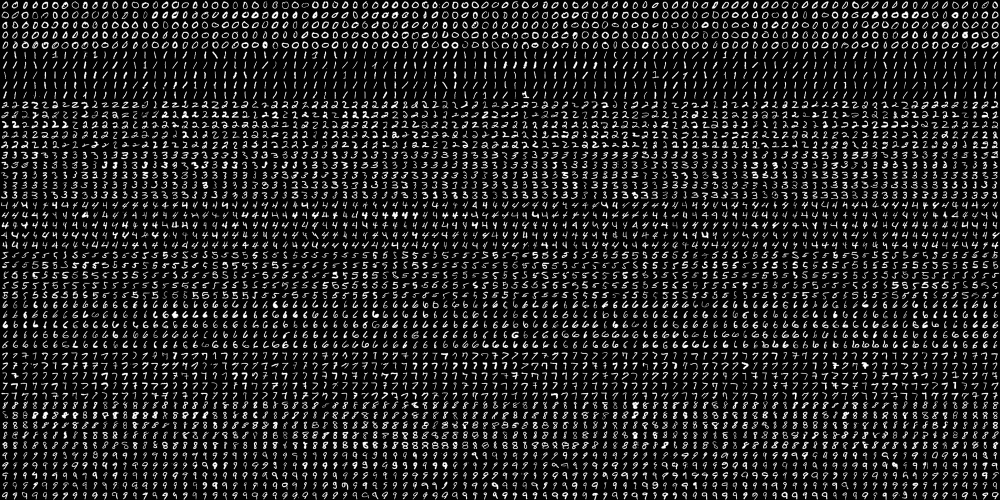
#> input picture inputs/digits.png, 2000 x 1000 px (shown at 1/2 size); the run also reads 1 picture not shown here
$ jupyter execute --allow-errors machine_learning.ipynb   (shell and % lines are left out)   (older library calls are emulated)
#> lines starting #> are read from the running program, lines starting #| are printed output that depends on the picture
# Machine learning
## k-Nearest Neighbor
### Theory
kNN is one of the simplest classification algorithms available for supervised learning. The idea is to search for the closest match of the test data in the feature space.
When considering new member to add to one of two or multiple classes, one simple method is to classify to the class to which its nearest neighbor belongs. This approach has a problem that other many neighbors labelled as another class are not considered. Therefore, k nearest families are checked.
Weighted kNN or modified kNN utilize weights to each neighbour depending on their distance.
### kNN in OpenCV

[cell 1]
import cv2
import numpy as np
import matplotlib.pyplot as plt

[cell 2]
# feature set containing (x, y) values of 25 known/training data
trainData = np.random.randint(0, 100, (25, 2)).astype(np.float32)

# label each one with numbers 0 and 1
responses = np.random.randint(0, 2, (25, 1)).astype(np.float32)

# take red neighbors (label 0) and plot them
red = trainData[responses.ravel() == 0]
plt.scatter(red[:, 0], red[:, 1], 80, 'r', '^')

# take blue neighbors (label 1) and plot them
blue = trainData[responses.ravel() == 1]
plt.scatter(blue[:, 0], blue[:, 1], 80, 'b', 's')

plt.show()
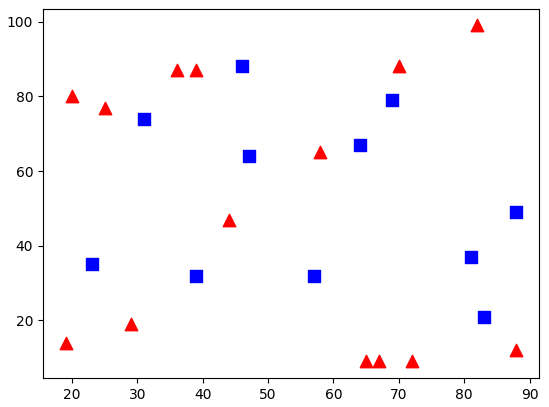
#> figure drawn by matplotlib, 1 panel

`cv2.ml.KNearest_create()` initiate the kNN algorithm. To train, `train(samples, layout, responses)` is used and `findNearest(samples, k)` returns result label, neighbors' label, and their distance.

[cell 3]
plt.scatter(red[:, 0], red[:, 1], 80, 'r', '^')
plt.scatter(blue[:, 0], blue[:, 1], 80, 'b', 's')

newcomer = np.random.randint(0, 100, (1, 2)).astype(np.float32)
plt.scatter(newcomer[:, 0], newcomer[:, 1], 80, 'g', 'o')

knn = cv2.ml.KNearest_create()
knn.train(trainData, cv2.ml.ROW_SAMPLE, responses)
ret, results, neighbors, dist = knn.findNearest(newcomer, 3)

print("result: {}".format(results))
print("neighbors: {}".format(neighbors))
print("distance: {}".format(dist))

plt.show()

### OCR of hand-written digits
OpenCV offers "digits.png" which has 5000 handwritten digits, each digit is a 20 x 20 image.

[cell 4]
img = cv2.imread('inputs/digits.png')
#> img is the input picture: shape (1000, 2000, 3); min 0, max 255, mean 33.8
gray = cv2.cvtColor(img, cv2.COLOR_BGR2GRAY)

# split the image to 5000 cells, each 20x20 size
cells = [np.hsplit(row, 100) for row in np.vsplit(gray, 50)]
#> cells = 50 items

# make it into a numpy array: its size will be (50, 100, 20, 20)
x = np.array(cells)

# prepare the training data and test data (Size = (2500, 400))
train = x[:, :50].reshape(-1, 400).astype(np.float32)
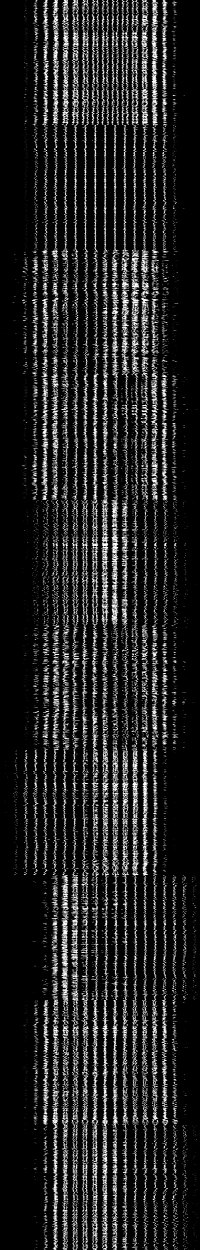
#> train: shape (2500, 400) float32 (shown at 1/2 size); min 0, max 255, mean 33.8
test = x[:, 50:100].reshape(-1, 400).astype(np.float32)
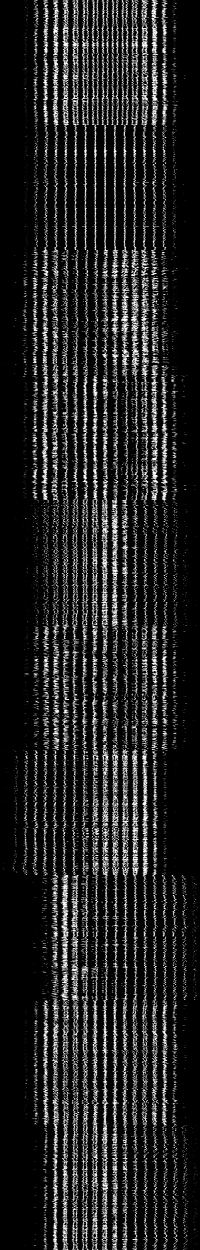
#> test: shape (2500, 400) float32 (shown at 1/2 size); min 0, max 255, mean 33.8

# create labels for train and test data
k = np.arange(10)
train_labels = np.repeat(k, 250)[:, np.newaxis]  # [[0], [0], [0], ..., [9], [9], [9]]
test_labels = train_labels.copy()

# initiate kNN, train it on the training data, then test it with the test data with k=1
knn = cv2.ml.KNearest_create()
knn.train(train, cv2.ml.ROW_SAMPLE, train_labels)
ret, result, neighbors, dist = knn.findNearest(test, k=5)
#> ret = 0; result = 2500 values, max 9 at index 452, min 0 at index 0, mean 4.47; neighbors = 2500 rows, first 6: [0, 0, 0, 0, 0], [0, 0, 0, 0, 0], [0, 0, 0, 0, 0], [0, 0, 5, 5, 5], [0, 0, 0, 0, 0], [0, 0, 0, 0, 0]; dist = 2500 rows, first 6: [361955, 598018, 606136, 608480, 610345], [790595, 959768, 1055851, 1065401, 1068785], [534520, 641045, 681043, 732508, 751514], [943748, 958162, 1052576, 1243297, 1249885], [796400, 841097, 878670, 896978, 960181], [396251, 671587, 715542, 749110, 751370]

# check the accuracy of classification
matches = result==test_labels
correct = np.count_nonzero(matches)
#> correct = 2294
accuracy = correct * 100.0 / result.size
#> accuracy = 91.76
print(accuracy)
#| 91.76

Application can be saved and read.

[cell 5]
# save the data
np.savez('knn_data.npz', train=train, train_labels=train_labels)

# load the data
with np.load('knn_data.npz') as data:
    print(data.files)
    train = data['train']
    train_labels=data['train_labels']

### OCR of the English alphabet
OpenCV comes with a data file "letter-recognition.data". In each row of the data, the first column is a letter which is label, and the next 16 numbers following it are the different features.

#> (a cell that did not finish here is left out)

## Support Vector Machines
### Theory
kNN measures its distance to all the training samples and take the one with minimum distance. It takes plenty of time to measure all the distances and plenty of memory. As another idea, the line which divides both the data to two regions can be found. The line is called "decision boundary".
Plenty of such lines are possible, and taking a farthest line will provide more immunity against noise. What SVM does is to find a straight line (or hyperplane) with largest minimum distance to the training samples.

So to find decision boundary, the ones which are close to the opposite group are sufficient. One data is represented by $w^Tx + b_0 > 1$ while the other data is represented by $w^Tx + b_0 < -1$ where $w$ is weight vector and $b_0$ is the bias. The line (hyperplane) is expressed as $w^Tx + b_0 = 0$. The minimum distance from support vector to the decision boundary is given by $d = \frac{1}{\|w\|}$. Therefore, following function $L(w, b_0)$ subject to $|w^Tx+b_0| \geq 1$ should be minimized.
$$
\underset{w, b_0}{min} L(w, b_0) = \frac{1}{2} \|w\|^2
$$

### Non-linearly separable data
Sometimes data can't be divided into two with a straight line. In these cases, it may be effective that data in lower-dimensional space convert to data in higher-dimentional space.
In addition to these concepts, the problem of misclassification errors should be considered. The new optimization problem is
$$
\underset{w, b_0}{min} L(w, b_0) =  \|w\|^2 + C\sum_i \xi_i　\mathrm{subject~to}~ t_i(w^Tx_i + b_0) \geq 1 - \xi_i \land \xi_i \geq 0~\forall i
$$
$\xi_i$ is the parameter which denotes the distance from its corresponding trainng sample to their correct decision region. the distance not misclassified is zero. The parameter C should be chosen depends on how the training data is distributed. Large values of C give solutions with less misclassification errors but a smaller margin. Small C gives the opposite.

### OCR of hand-written digits
Here, Histogram of Oriented Gradients (HOG) is used as feature vectors.
HOG is computed as:
1. take Sobel filter.
1. the maginude and direction of gradient are computed and quantized to 16 integer values.
1. Divide the image to 4 sub-squares. For each sub-square, calculate the histogram of directions (16 bins) weighted with their magnitude.
1. 16 x 4 = 64 values  are given as a feature vector.

[cell 7]
SZ = 20
bin_n = 16
affine_flags = cv2.WARP_INVERSE_MAP | cv2.INTER_LINEAR

def deskew(img):
    ''' before finding the HOG, deskew the image using its second order moments. '''
    moment = cv2.moments(img)
    if abs(moment['mu02']) < 1e-2:
        return img.copy()

    skew = moment['mu11'] / moment['mu02']
    matrix = np.float32([[1, skew, -0.5 * SZ * skew], [0, 1, 0]])
    img = cv2.warpAffine(img, matrix, (SZ, SZ), flags=affine_flags)
    return img

def hog(img):
    ''' find the HOG descriptor of each cell. '''
    gx = cv2.Sobel(img, cv2.CV_32F, 1, 0)
    gy = cv2.Sobel(img, cv2.CV_32F, 0, 1)
    mag, ang = cv2.cartToPolar(gx, gy)
    bins = np.int32(bin_n * ang / (2 * np.pi))  # quantizing binvalues in (0...16)
    bin_cells = bins[:10, :10], bins[10:, :10], bins[:10, 10:], bins[10:, 10:]
    mag_cells = mag[:10, :10], mag[10:, :10], mag[:10, 10:], mag[10:, 10:]
    hists = [np.bincount(b.ravel(), m.ravel(), bin_n) for b, m in zip(bin_cells, mag_cells)]
    hist = np.hstack(hists)  # hist is a 64 bit vector
    return hist

img = cv2.imread('inputs/digits.png', 0)

cells = [np.hsplit(row, 100) for row in np.vsplit(img, 50)]

# first half is trainData, remaining is testData
train_cells = [i[:50] for i in cells]
#> train_cells = 50 items
test_cells = [i[50:] for i in cells]
#> test_cells = 50 items

# training
deskewed = [list(map(deskew, row)) for row in train_cells]
#> in deskew, `moment = cv2.moments(img)`: moment = moments, m00 16057, centre m10/m00, m01/m00 = (9.95, 9.55)
#> in deskew, `skew = moment['mu11'] / moment['mu02']`: skew = -0.347
#> in deskew, `matrix = np.float32([[1, skew, -0.5 * SZ * skew], [0, 1, 0]])`: matrix = [[1, -0.347, 3.47], [0, 1, 0]]
#> in deskew (call 18), `moment = cv2.moments(img)`: moment = moments, m00 23561, centre m10/m00, m01/m00 = (9.95, 9.63)
#> in deskew (call 18), `skew = moment['mu11'] / moment['mu02']`: skew = -0.151
#> in deskew (call 18), `matrix = np.float32([[1, skew, -0.5 * SZ * skew], [0, 1, 0]])`: matrix = [[1, -0.151, 1.51], [0, 1, 0]]
#> in deskew (call 18), `img = cv2.warpAffine(img, matrix, (SZ, SZ), flags=affine_flags)`:
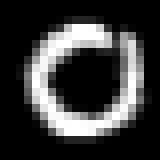
#> img: shape (20, 20) (shown 8 times larger); min 0, max 255, mean 58.9
#> in deskew (call 19), `moment = cv2.moments(img)`: moment = moments, m00 14211, centre m10/m00, m01/m00 = (9.84, 9.84)
#> in deskew (call 19), `moment = cv2.moments(img)`:
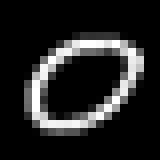
#> img: shape (20, 20) (shown 8 times larger); min 0, max 255, mean 35.5
#> in deskew (call 19), `skew = moment['mu11'] / moment['mu02']`: skew = -0.36
#> in deskew (call 19), `matrix = np.float32([[1, skew, -0.5 * SZ * skew], [0, 1, 0]])`: matrix = [[1, -0.36, 3.6], [0, 1, 0]]
#> in deskew (call 19), `img = cv2.warpAffine(img, matrix, (SZ, SZ), flags=affine_flags)`:
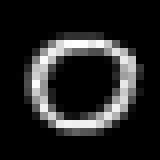
#> img: shape (20, 20) (shown 8 times larger); min 0, max 255, mean 35.5
#> in deskew (call 20), `moment = cv2.moments(img)`: moment = moments, m00 19153, centre m10/m00, m01/m00 = (9.69, 9.95)
#> in deskew (call 20), `moment = cv2.moments(img)`:
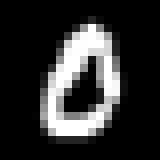
#> img: shape (20, 20) (shown 8 times larger); min 0, max 255, mean 47.9
#> in deskew (call 20), `skew = moment['mu11'] / moment['mu02']`: skew = -0.172
#> in deskew (call 20), `matrix = np.float32([[1, skew, -0.5 * SZ * skew], [0, 1, 0]])`: matrix = [[1, -0.172, 1.72], [0, 1, 0]]
#> in deskew (call 20), `img = cv2.warpAffine(img, matrix, (SZ, SZ), flags=affine_flags)`:
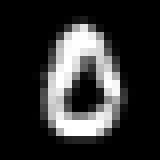
#> img: shape (20, 20) (shown 8 times larger); min 0, max 255, mean 47.9
#> in deskew (call 21), `moment = cv2.moments(img)`: moment = moments, m00 16139, centre m10/m00, m01/m00 = (10.21, 9.57)
#> in deskew (call 21), `moment = cv2.moments(img)`:
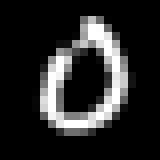
#> img: shape (20, 20) (shown 8 times larger); min 0, max 255, mean 40.3
#> in deskew (call 21), `skew = moment['mu11'] / moment['mu02']`: skew = -0.19
#> in deskew (call 21), `matrix = np.float32([[1, skew, -0.5 * SZ * skew], [0, 1, 0]])`: matrix = [[1, -0.19, 1.9], [0, 1, 0]]
#> in deskew (call 21), `img = cv2.warpAffine(img, matrix, (SZ, SZ), flags=affine_flags)`:
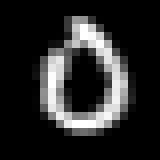
#> img: shape (20, 20) (shown 8 times larger); min 0, max 255, mean 40.4
#> deskewed = 50 items
hogdata = [list(map(hog, row)) for row in deskewed]
#> in hog, `hists = [np.bincount(b.ravel(), m.ravel(), bin_n) for b, m in zip(bin_..`: hists = 4 items
#> in hog, `hist = np.hstack(hists)`: hist = 64 values, max 8730.6 at index 1, min 0 at index 4, mean 1520.4
#> hogdata = 50 items
trainData = np.float32(hogdata).reshape(-1, 64)
responses = np.repeat(np.arange(10), 250)[:, np.newaxis]

svm = cv2.ml.SVM_create()
svm.setKernel(cv2.ml.SVM_LINEAR)
svm.setType(cv2.ml.SVM_C_SVC)
svm.setC(2.67)
svm.setGamma(5.383)

svm.train(trainData, cv2.ml.ROW_SAMPLE, responses)
svm.save('svm_data.dat')

# testing
deskewed = [list(map(deskew, row)) for row in test_cells]
hogdata = [list(map(hog, row)) for row in deskewed]
testData = np.float32(hogdata).reshape(-1, 64)
result = svm.predict(testData)[1]
#> result = 2500 values, max 9 at index 309, min 0 at index 0, mean 4.49

# check accuracy
mask = result==responses
correct = np.count_nonzero(mask)
#> correct = 2345
print(correct * 100.0 / result.size)
#| 93.8

## K-means clustering
### Theory
k-means clustering divides the data into k groups. This is an iterative process.
1. Algorithm randomly chooses k centroids $C_1$, ...,  $C_k$.
1. It calculates the distance from each point to all centroids. The data closest to $C_i$ is labelled with $i$.
1. It calculates the average of all labelled points for each labels and that will be new centroids.
1. 2 and 3 are iterated until all centrioids are converged (or stopped depending on maximum number of iterations or a specific accuracy is reached).

`cv2.kmeans(data, nclusters, output, criteria, attempts, flags)` returns:
- compactness: sum of squared distance from each point to their corresponding centers.
- labels: the label array
- centers: the array of centers of clusters
"data" must be of np.float32 data type and put in a single column. "attempts" is the number of times the algorithm is executed using different initial labellings. "flags" is used to specify how initial centers are taken.

### Data with only one feature

[cell 8]
# create data
x = np.random.randint(25, 100, 25)
y = np.random.randint(175, 255, 25)
z = np.hstack((x, y))
z = z.reshape((50, 1))
z = np.float32(z)
plt.hist(z, 256, [0, 256])
plt.show()

[cell 9]
# define arguments
criteria = (cv2.TERM_CRITERIA_EPS + cv2.TERM_CRITERIA_MAX_ITER, 10, 1.0)
flags = cv2.KMEANS_RANDOM_CENTERS

# apply kmeans
compactness, labels, centers = cv2.kmeans(z, 2, None, criteria, 10, flags)

A = z[labels==0]
B = z[labels==1]

plt.hist(A, 256, [0, 256], color='r')
plt.hist(B, 256, [0, 256], color='b')
plt.hist(centers, 32, [0, 256], color='y')
plt.show()

### Data with multiple features
Here, we take two features, height and weight. In this case, we set a test data of size 50x2.

[cell 10]
X = np.random.randint(25, 50, (25, 2))
Y = np.random.randint(60, 85, (25, 2))
Z = np.vstack((X, Y))
Z = np.float32(Z)

# define arguments and apply kmeans
criteria = (cv2.TERM_CRITERIA_EPS + cv2.TERM_CRITERIA_MAX_ITER, 10, 1.0)
flags = cv2.KMEANS_RANDOM_CENTERS
ret, label, center = cv2.kmeans(Z, 2, None, criteria, 10, flags)

# separate the data
A = Z[label.ravel()==0]
B = Z[label.ravel()==1]

# plot the data
plt.scatter(A[:, 0], A[:, 1])
plt.scatter(B[:, 0], B[:, 1], c='r')
plt.scatter(center[:, 0], center[:, 1], s=80, c='y', marker='s')
plt.xlabel('height'), plt.ylabel('weight')
plt.show()

### Color quantization
Color quantization can reduce the memory.

[cell 11]
img = cv2.imread("inputs/home.jpeg")
Z = img.reshape((-1, 3))
Z = np.float32(Z)

criteria = (cv2.TERM_CRITERIA_EPS + cv2.TERM_CRITERIA_MAX_ITER, 10, 1.0)
K = 8
flags = cv2.KMEANS_RANDOM_CENTERS
ret, label, center = cv2.kmeans(Z, K, None, criteria, 10, flags)
#> ret = 108913917.3; center = [[180.8, 120.6, 56.56], [32.53, 49.75, 53.64], [117.1, 158.1, 169.4], [185.2, 206.2, 210.7], [75.25, 105.4, 113.7], [164.4, 94.63, 18.58], [197.5, 158.1, 119.5], [140, 188.7, 201.5]]

# convert back into uint8
center = np.uint8(center)
#> center = [[180, 120, 56], [32, 49, 53], [117, 158, 169], [185, 206, 210], [75, 105, 113], [164, 94, 18], [197, 158, 119], [140, 188, 201]]
res = center[label.flatten()]
res2 = res.reshape((img.shape))

img = cv2.cvtColor(img, cv2.COLOR_BGR2RGB)
res2 = cv2.cvtColor(res2, cv2.COLOR_BGR2RGB)

plt.imshow(img)
plt.show()
plt.imshow(res2)
plt.show()
